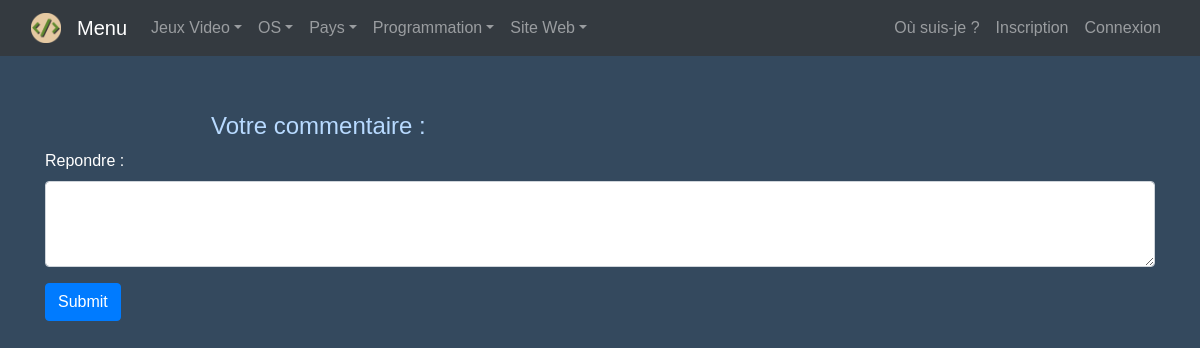
The app's page /displayCommentaires.php with its own data.
### tables this page shows
create table if not exists categorie (
    nomcat varchar(20) not null,
    primary key(nomcat)
);

### php/getCategories.php (the view, shortened to what this page needs)
<?php
    include("php/config.php");
    $req1 = $conn -> prepare("select * from categorie");
    $req1 -> execute();
    $select = '';
    if($req1 -> rowCount()>0){
        while($data1 = $req1 -> fetch(PDO::FETCH_ASSOC)){
            $nomCatTmp = $data1['nomcat'];
            $req2 = $conn->prepare("select nomtheme from theme where nomcat = '$nomCatTmp'");
            $req2 -> execute();
            $select .=   '<li class="nav-item dropdown"><a class="nav-link  dropdown-toggle" href="#" data-bs-toggle="dropdown">' . $nomCatTmp . '</a><ul class="dropdown-menu">';
            if($req2 -> rowCount() > 0) {
                while($data2 = $req2 -> fetch(PDO::FETCH_ASSOC)) {
                    $nomThemeTmp = $data2['nomtheme'];
                    $select .= '<li><a class="dropdown-item" href="#">' . $nomThemeTmp . '</a></li>';
                }
            }
            $select .= '</ul></li>';
        }
    }
    echo $select;
?>

### css/index.css (style rules this page uses)
body { margin: 0; padding: 0; font-family: sans-serif; background: #34495e; }

### records on screen
categorie: nomcat "Jeux Video"
categorie: nomcat "OS"
categorie: nomcat "Pays"
categorie: nomcat "Programmation"
categorie: nomcat "Site Web"
